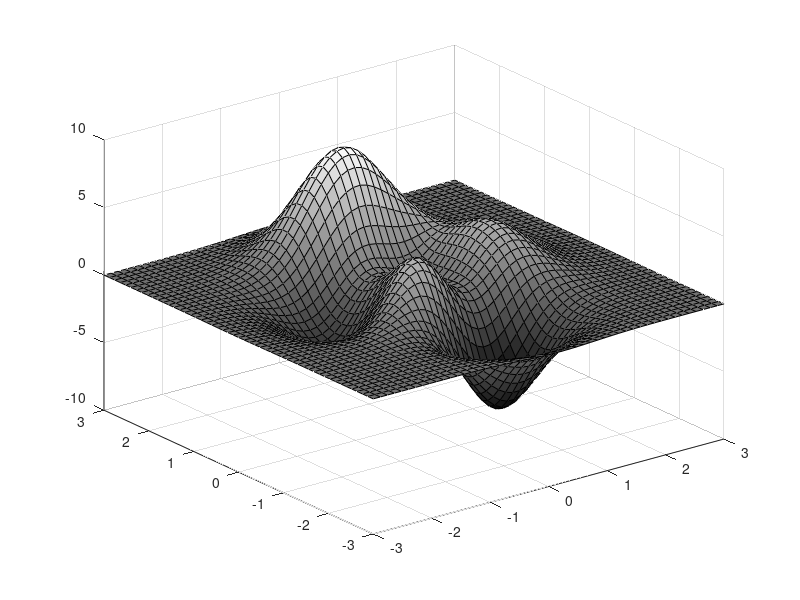

Recreate this plot in MATLAB. (Note: this script raises an error after producing the figure.)
clear all;
close all;


for k=1:1
    figure;
    [X,Y,Z] = peaks(51);
    A = surf(X,Y,Z);
    colormap('gray');
%     c = colorbar;
%     l = c.Limits;
%     Z = Z + abs(l(1));
%     l = l + abs(l(1));
%     Z = flipud(Z/l(2));
%     Im = uint8(Z*255);
%     figure;
%     imshow(Im);
    
    % Récupération des normales
    normals = reshape(A.FaceNormals,[50*50 3]);
    normals = normals./sqrt(sum(normals.^2,2));
    normals = reshape(normals,[50 50 3]);
    % Image en fonction des normales
    Im = uint8(normals(:,:,3)*255);
    figure;
    imshow(Im);
    
    % Récuperation des imagettes
    for j=1:38
        for i=1:38
            imagette = Im(i:i+12,j:j+12);
            imwrite(imagette,strcat('Data/imagettes_13x13/im',int2str(sub2ind([38,38],i,j)),'.png'),'png');
        end
    end

    % Supression des normales inutiles
    normals([1 2 3 4 5 6 45 46 47 48 49 50],:,:) = [];
    normals(:,[1 2 3 4 5 6 45 46 47 48 49 50],:) = [];
    normals = reshape(normals,[38*38 3]);
end

save('Data/imagettes_13x13/normals.mat','normals');